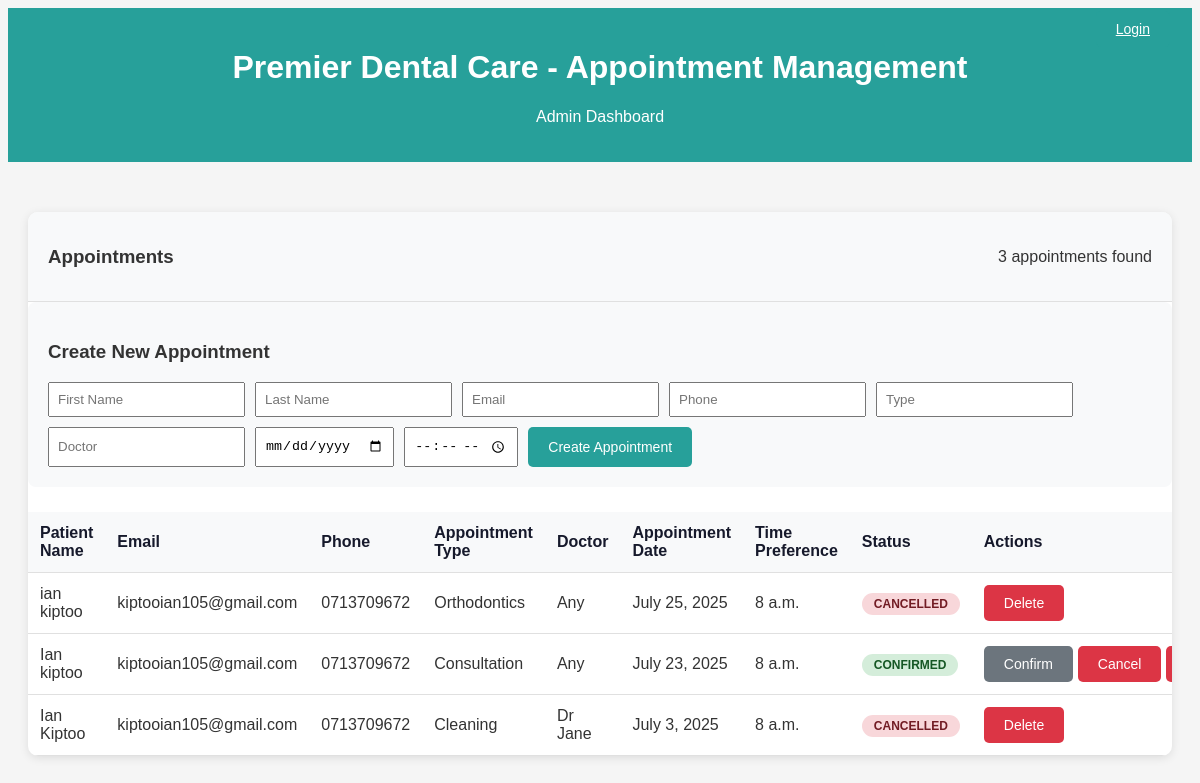
Page /appointments_list/ on the earlier database version.
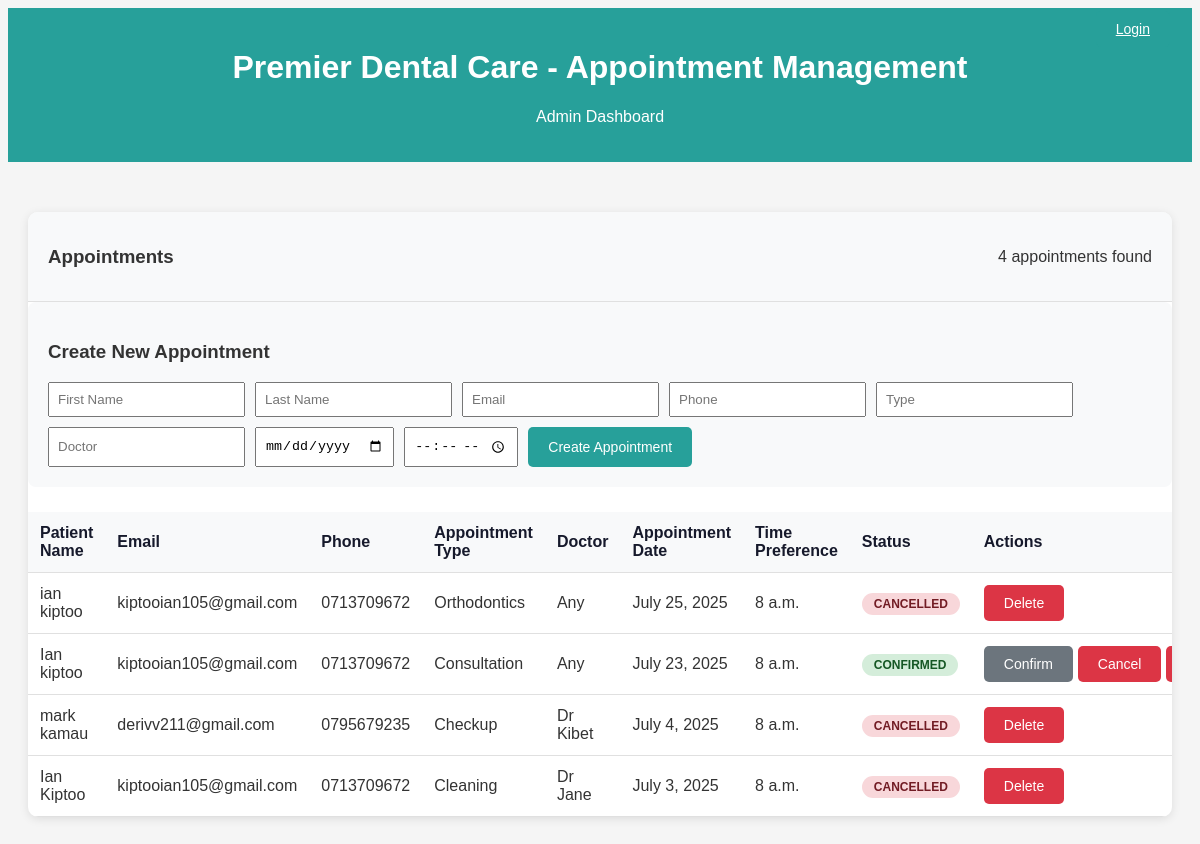
Same page on the later database version.
### premier/models.py (models this page shows, shortened)
class Appointment(models.Model):
    first_name = models.CharField(max_length=100)
    last_name = models.CharField(max_length=100)
    email = models.EmailField()
    phone = models.CharField(max_length=10)
    appointmentType = models.CharField(max_length=100, default='General Checkup')
    doctor = models.CharField(max_length=100, blank=True, null=True)
    appointmentDate = models.DateField(null=True, blank=True)
    timePreference = models.TimeField(blank=True, null=True)
    is_cancelled = models.BooleanField(default=False)
    is_approved = models.BooleanField(default=False)
    is_confirmed = models.BooleanField(default=False)
    status_message = models.CharField(max_length=255, blank=True, default='')

### premier/views.py (the view, shortened to what this page needs)
# urls.py: path('appointments_list/', views.appointments_list, name='appointments_list'),
def appointments_list(request):
    from .models import Appointment  # Ensure Appointment is imported
    cancel_message = None
    appointments = Appointment.objects.all().order_by('-appointmentDate')
    return render(request, 'premier/appointments_list.html', {
        'appointments_list': appointments,
        'cancel_message': cancel_message
    })

### templates/premier/appointments_list.html (shortened to what the changed rows need)
{% extends 'premier/base.html' %}
{% block content %}
    <div class="header">
        <h1>Premier Dental Care - Appointment Management</h1>
    </div>
    <div class="container">
        <div class="appointments-table">
            <div class="table-header">
                <h3>Appointments</h3>
                <span id="appointmentCount">{{ appointments_list|length }} appointments found</span>
            </div>
            {% if appointments_list %}
                <table>
                    <thead>
                        <tr>
                            <th>Patient Name</th>
                            <th>Email</th>
                            <th>Phone</th>
                            <th>Appointment Type</th>
                            <th>Doctor</th>
                            <th>Appointment Date</th>
                            <th>Time Preference</th>
                            <th>Status</th>
                            <th>Actions</th>
                        </tr>
                    </thead>
                    <tbody>
                        {% for appointment in appointments_list %}
                        <tr>
                            <td>{{ appointment.first_name }} {{ appointment.last_name }}</td>
                            <td>{{ appointment.email }}</td>
                            <td>{{ appointment.phone }}</td>
                            <td>{{ appointment.appointmentType }}</td>
                            <td>{{ appointment.doctor }}</td>
                            <td>{{ appointment.appointmentDate }}</td>
                            <td>{{ appointment.timePreference }}</td>
                            <td>
                                {% if appointment.is_cancelled %}
                                    <span class="status-badge status-cancelled">Cancelled</span>
                                {% elif appointment.is_confirmed %}
                                    <span class="status-badge status-confirmed">Confirmed</span>
                                {% else %}
                                    <span class="status-badge status-pending">Pending</span>
                                {% endif %}
                            </td>
                            <td>
                                <form method="post" style="display:inline;">
                                    <div class="action-buttons">
                                        {% if not appointment.is_cancelled %}
                                        <button name="action" value="confirm" class="btn btn-secondary" {% if appointment.is_confirmed %}disabled{% endif %}>Confirm</button>
                                        <button name="action" value="cancel" class="btn btn-danger" {% if appointment.is_cancelled %}disabled{% endif %}>Cancel</button>
                                        {% endif %}
                                        <button name="action" value="delete" class="btn btn-danger" onclick="return confirm('Delete this appointment?');">Delete</button>
                                    </div>
                                </form>
                            </td>
                        </tr>
                        {% endfor %}
                    </tbody>
                </table>
            {% else %}
                <p>No appointments found.</p>
            {% endif %}
        </div>
    </div>
{% endblock %}

Differences in the rows shown:
added Appointment: first_name "mark", last_name "kamau", email "derivv211@gmail.com", phone "0795679235", appointmentType "Checkup", doctor "Dr Kibet", appointmentDate "July 4, 2025", timePreference "8 a.m.", is_cancelled "CANCELLED"
Other differences:
{{ appointments_list|length }}: "3" → "4"
